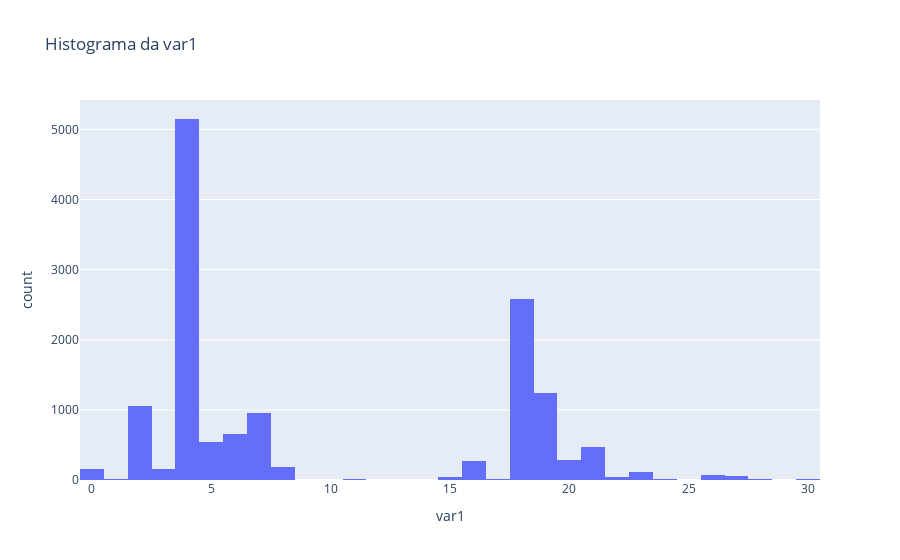
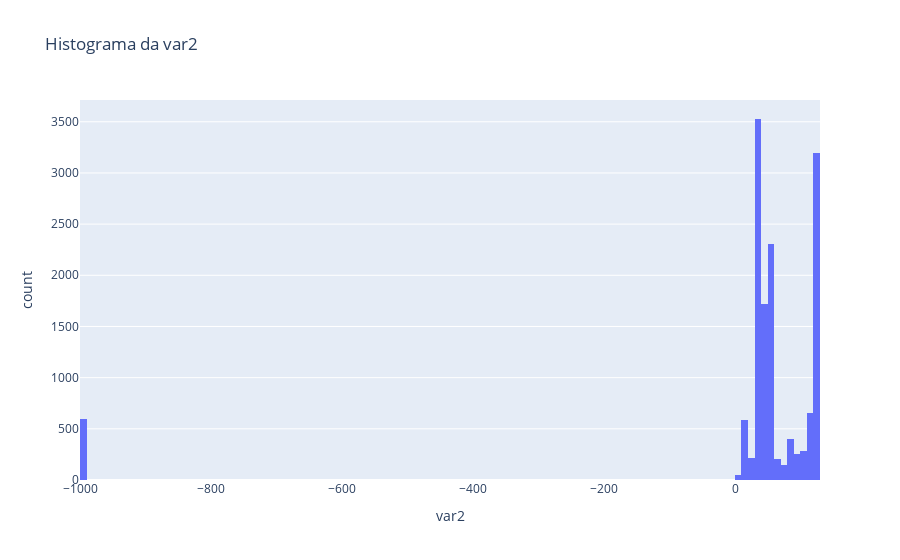
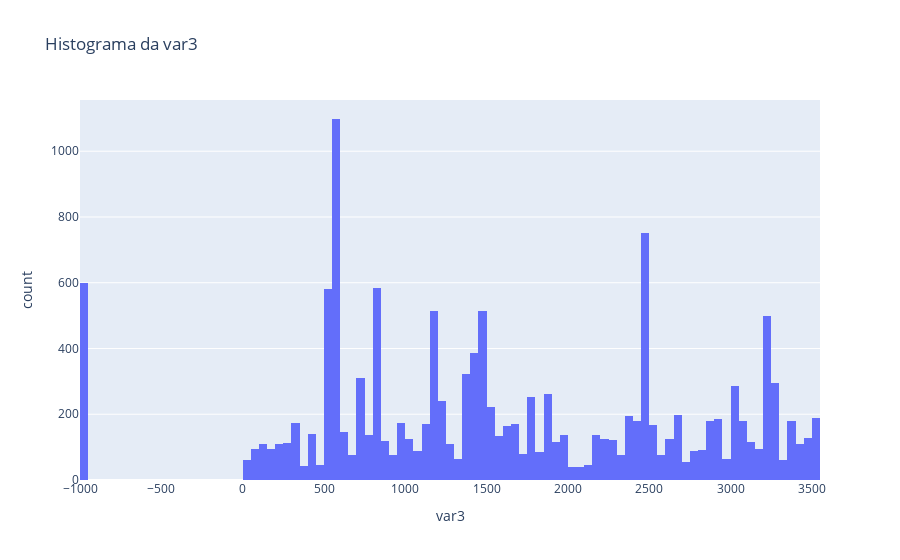
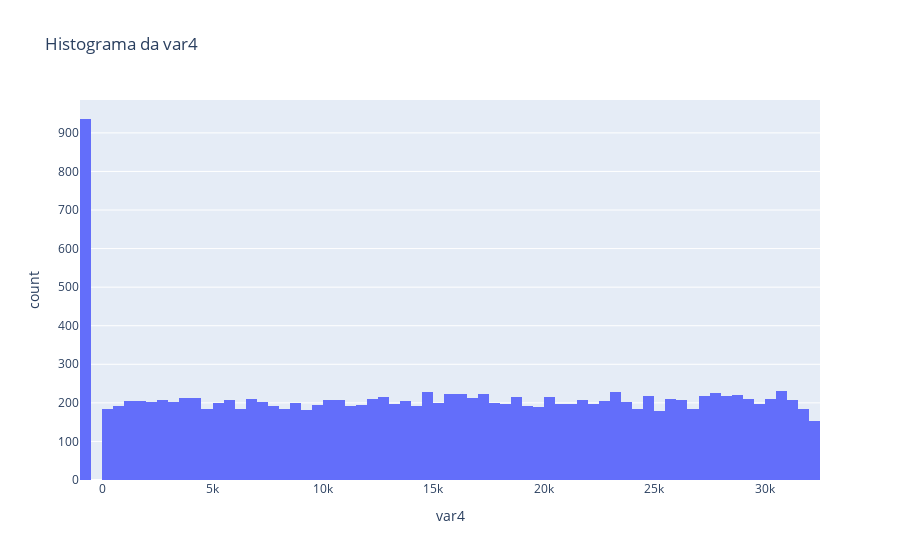

Notebook source saved alongside these figures, in order:
### Code cell
for coluna in df.columns.to_list()[1:5]:
    descricao_univar(df,coluna)

### Figure 1 — Plotly figure (JSON) as saved in the notebook; plotly's stock layout.template omitted (floating-point values rounded to 4 significant figures; data arrays with more than 128 entries replaced by an {"elided": "..."} marker saying what was removed)
{"data": [{"alignmentgroup": "True", "bingroup": "x", "hovertemplate": "var1=%{x}<br>count=%{y}<extra></extra>", "legendgroup": "", "marker": {"color": "#636efa", "pattern": {"shape": ""}}, "name": "", "offsetgroup": "", "orientation": "v", "showlegend": false, "type": "histogram", "x": {"elided": "14123 int values"}, "xaxis": "x", "yaxis": "y"}], "layout": {"barmode": "relative", "legend": {"tracegroupgap": 0}, "title": {"text": "Histograma da var1"}, "xaxis": {"anchor": "y", "domain": [0, 1], "title": {"text": "var1"}}, "yaxis": {"anchor": "x", "domain": [0, 1], "title": {"text": "count"}}}}

### Figure 2 — Plotly figure (JSON) as saved in the notebook; plotly's stock layout.template omitted (floating-point values rounded to 4 significant figures; data arrays with more than 128 entries replaced by an {"elided": "..."} marker saying what was removed)
{"data": [{"alignmentgroup": "True", "bingroup": "x", "hovertemplate": "var2=%{x}<br>count=%{y}<extra></extra>", "legendgroup": "", "marker": {"color": "#636efa", "pattern": {"shape": ""}}, "name": "", "offsetgroup": "", "orientation": "v", "showlegend": false, "type": "histogram", "x": {"elided": "14123 int values"}, "xaxis": "x", "yaxis": "y"}], "layout": {"barmode": "relative", "legend": {"tracegroupgap": 0}, "title": {"text": "Histograma da var2"}, "xaxis": {"anchor": "y", "domain": [0, 1], "title": {"text": "var2"}}, "yaxis": {"anchor": "x", "domain": [0, 1], "title": {"text": "count"}}}}

### Figure 3 — Plotly figure (JSON) as saved in the notebook; plotly's stock layout.template omitted (floating-point values rounded to 4 significant figures; data arrays with more than 128 entries replaced by an {"elided": "..."} marker saying what was removed)
{"data": [{"alignmentgroup": "True", "bingroup": "x", "hovertemplate": "var3=%{x}<br>count=%{y}<extra></extra>", "legendgroup": "", "marker": {"color": "#636efa", "pattern": {"shape": ""}}, "name": "", "offsetgroup": "", "orientation": "v", "showlegend": false, "type": "histogram", "x": {"elided": "14123 int values"}, "xaxis": "x", "yaxis": "y"}], "layout": {"barmode": "relative", "legend": {"tracegroupgap": 0}, "title": {"text": "Histograma da var3"}, "xaxis": {"anchor": "y", "domain": [0, 1], "title": {"text": "var3"}}, "yaxis": {"anchor": "x", "domain": [0, 1], "title": {"text": "count"}}}}

### Figure 4 — Plotly figure (JSON) as saved in the notebook; plotly's stock layout.template omitted (floating-point values rounded to 4 significant figures; data arrays with more than 128 entries replaced by an {"elided": "..."} marker saying what was removed)
{"data": [{"alignmentgroup": "True", "bingroup": "x", "hovertemplate": "var4=%{x}<br>count=%{y}<extra></extra>", "legendgroup": "", "marker": {"color": "#636efa", "pattern": {"shape": ""}}, "name": "", "offsetgroup": "", "orientation": "v", "showlegend": false, "type": "histogram", "x": {"elided": "14123 int values"}, "xaxis": "x", "yaxis": "y"}], "layout": {"barmode": "relative", "legend": {"tracegroupgap": 0}, "title": {"text": "Histograma da var4"}, "xaxis": {"anchor": "y", "domain": [0, 1], "title": {"text": "var4"}}, "yaxis": {"anchor": "x", "domain": [0, 1], "title": {"text": "count"}}}}
